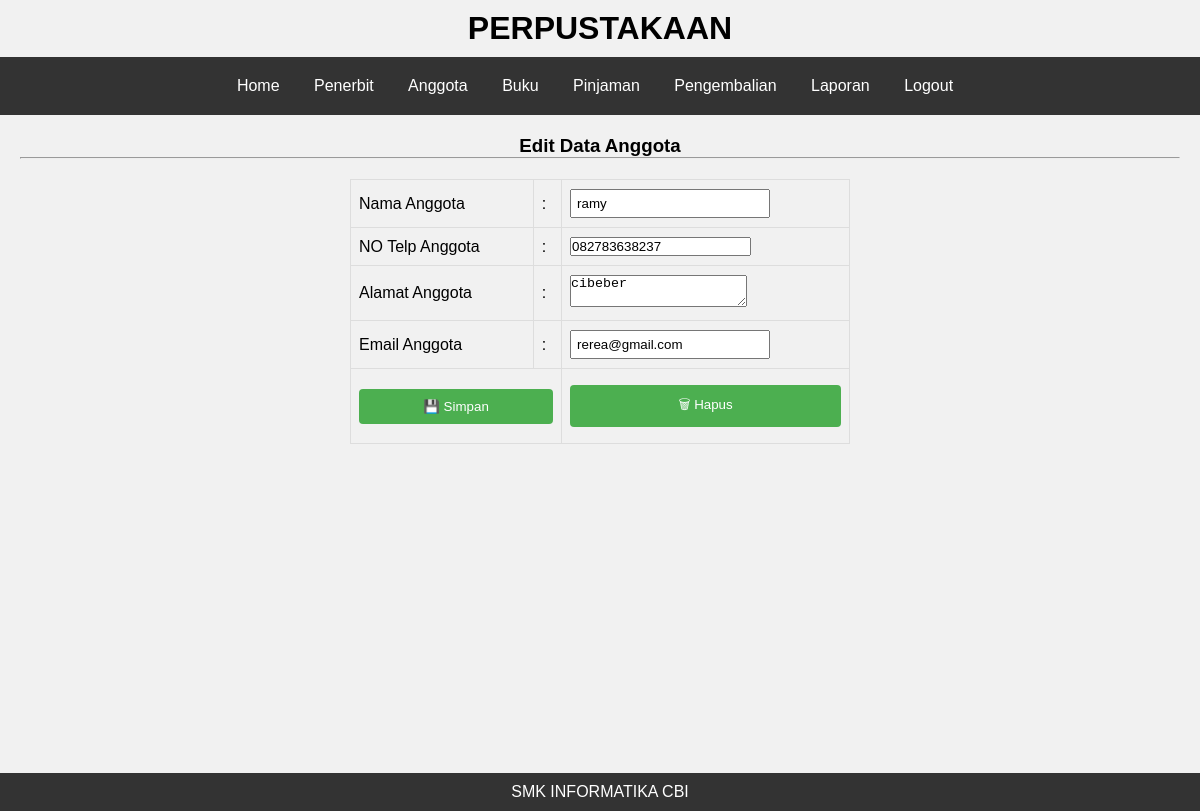
The app's page /media.php?content=edit_anggota&id=3 (signed in) with its own data.
### tables this page shows
CREATE TABLE `tbl_anggota` (
  `id_anggota` int(5) NOT NULL,
  `nama_anggota` varchar(45) DEFAULT NULL,
  `no_telp_anggota` varchar(15) DEFAULT NULL,
  `alamat_anggota` varchar(50) DEFAULT NULL,
  `email_anggota` varchar(30) DEFAULT NULL
);

### content/anggota/edit_anggota.php (the view, shortened to what this page needs)
<?php
include '././koneksi.php';
$id_anggota = $_GET['id'];
$data_anggota = mysqli_query($koneksi, "SELECT * FROM tbl_anggota  WHERE id_anggota='$id_anggota'");
$row = mysqli_fetch_array($data_anggota);
?>
<h3>Edit Data Anggota</h3>
<hr>
<form action="content/anggota/edit_anggota_act.php" method="post">
	<table>
		<tr>
			<td>Nama Anggota</td>
			<td>:</td>
			<td>
				<input type="text" name="nama_anggota" value="<?php echo $row['nama_anggota'] ?>">
			</td>
		</tr>
		<tr>
			<td>NO Telp Anggota</td>
			<td>:</td>
			<td>
				<input type="number" name="no_telp_anggota" value="<?php echo $row['no_telp_anggota'] ?>">
			</td>
		</tr>
		<tr>
			<td>Alamat Anggota</td>
			<td>:</td>
			<td>
                <textarea name="alamat_anggota" required><?php echo $row['alamat_anggota'] ?></textarea>
			</td>
		</tr>
		<tr>
			<td>Email Anggota</td>
			<td>:</td>
			<td>
                <input type="text" name="email_anggota" value="<?php echo $row['email_anggota'] ?>">
			</td>
		</tr>
		<tr>
			<td colspan="2">
				<button type="submit">&#128190; Simpan</button>
			</td>
			<td>
				<button type="reset">&#128465; Hapus</button>
			</td>
		</tr>
	</table>
</form>

### desain/media.css (style rules this page uses)
body { font-family: Arial, sans-serif; margin: 0; }

### desain/penerbit.css (style rules this page uses)
* { padding: 0; margin: 0; }
table { width: 100%; border-collapse: collapse; margin: 20px 0; }
th, td { border: 1px solid #ddd; padding: 8px; text-align: left; }
form { display: inline-block; text-align: right; margin-bottom: 10px; }
input[type="text"] { width: 200px; padding: 5px; margin-left: 10px; }

### desain/tambah_penerbit.css (style rules this page uses)
form { width: 500px; margin: 0 auto; }
table { border-collapse: collapse; width: 100%; }
th, td { padding: 8px; text-align: left; border-bottom: 1px solid #ddd; }
input[type=text], input[type=number], textarea { margin: 1px 0; box-sizing: border-box; }
button[type=submit], button[type=reset] { width: 100%; background-color: #4CAF50; color: white; padding: 10px 15px; margin: 8px 0; border: none; border-radius: 4px; cursor: pointer; }

### records on screen
tbl_anggota: nama_anggota "ramy", no_telp_anggota "082783638237", alamat_anggota "cibeber", email_anggota "rerea@gmail.com"
